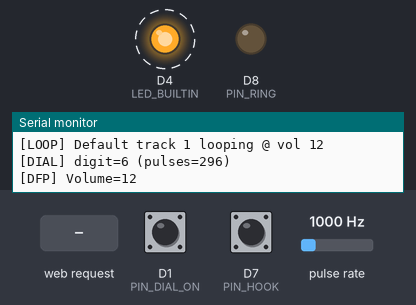
Simulated run of this sketch. Board: ESP8266 (NodeMCU). Shown: output pins drawn as LEDs (lit = HIGH, except the on-board LED, lit = LOW), the last lines printed to the serial monitor. Wiring (inferred from the names in the program): pulse sensor: data D2. Dashed ring = blinking. Inputs (shaded band) come from the test bench; at power-on: D1 (PIN_DIAL_ON) HIGH, D7 (PIN_HOOK) HIGH, pulse rate 1000 Hz. WiFi joins after 1.5 s; servers stay silent unless stated; the audio player accepts every command and is not drawn.

Above: at 3.09 s.
3.4 s: HTTP request GET /ring received
At 4.17 s:
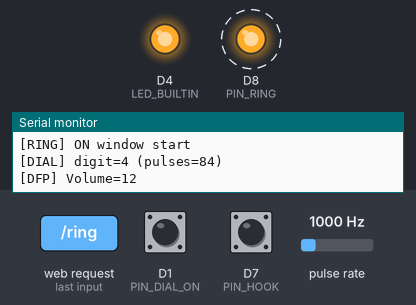
At 4.89 s:
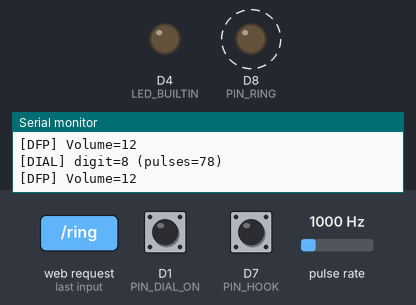
6.4 s: HTTP request GET /stopring received
9.4 s: HTTP request GET /led/off received
At 9.9 s:
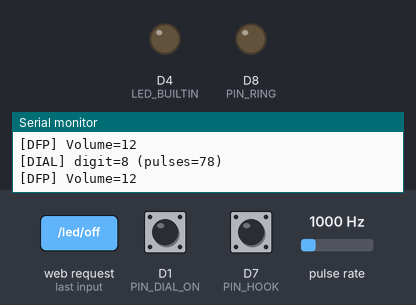
Timing chart, 0 to 12.4 s (numbered marks = the images above; inputs shaded):
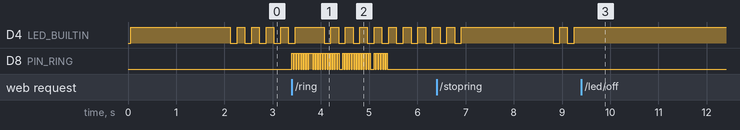

The sketch:

Prop_Phone.ino
```cpp
#include <Arduino.h>
#include <ESP8266WiFi.h>
#include <ESP8266WebServer.h>
#include <SoftwareSerial.h>
#include "DFRobotDFPlayerMini.h"

// ================== RING OUTPUT MODE ==================
// 0 = piezo/buzzer on D8 (tone() two-tone)           -> low power test
// 1 = low-voltage transistor on D8 (PWM on/off)      -> e.g., 12 V coil
// 2 = RELAY module on D8, switches 12–50 V ringer    -> safest for 50 V
#define RING_MODE_PIEZO         0
#define RING_MODE_TRANSISTOR    1
#define RING_MODE_RELAY_HV      2
#define RING_MODE               RING_MODE_RELAY_HV   // <<< pick one

// For piezo mode: true for passive piezo disc on D8 (tone), false for active buzzer
const bool USE_PASSIVE_PIEZO = true; // ignored in transistor/relay modes

// ===== Wi-Fi =====
const char* SSID = "NETGEAR";
const char* PASS = "pass";

// ===== Pins =====
const int PIN_HOOK  = D7;  // Hook switch -> GND (INPUT_PULLUP)
const int PIN_RING  = D8;  // Ring output (piezo OR transistor base via 1k OR relay IN)
const int PIN_DF_RX = D5;  // ESP TX -> DF RX
const int PIN_DF_TX = D6;  // DF TX -> ESP RX (optional)

// Rotary dial (pulse pair & optional off-normal)
const int PIN_DIAL_PULSE = D2; // dial pulse contact (other side to GND)
const int PIN_DIAL_ON    = D1; // optional off-normal (other side to GND)

// ===== LED =====
#ifndef LED_BUILTIN
#define LED_BUILTIN 2
#endif
inline void ledOn()   { digitalWrite(LED_BUILTIN, LOW); }
inline void ledOff()  { digitalWrite(LED_BUILTIN, HIGH); }
inline bool ledIsOn() { return digitalRead(LED_BUILTIN) == LOW; }

// ===== DFPlayer =====
SoftwareSerial mp3Serial(PIN_DF_TX, PIN_DF_RX);
DFRobotDFPlayerMini dfp;

// ===== Web =====
ESP8266WebServer server(80);

// ===== State =====
bool ringing     = false;
bool offHook     = false;
int  queuedTrack = 1;
int  currentVol  = 24;
bool defaultLoop = true;   // loop track 1 @ vol 12 when off-hook if user didn't choose a track
int  totalTracks = 0;      // dynamic track count

// ===== Ring cadence =====
const unsigned long CADENCE_ON  = 2000; // 2 s
const unsigned long CADENCE_OFF = 4000; // 4 s
unsigned long ringPhaseStart = 0;
bool ringOnWindow = false;

// ===== Ring vars =====
const unsigned long TRILL_MS = 50;
unsigned long lastTrill = 0;
bool use440 = true;

uint16_t ringHz   = 20;   // adjustable via slider (5..40)
uint8_t  ringDuty = 55;   // fixed duty for PWM on D8
unsigned long cycleStart = 0;

// ===== Rotary dial state =====
volatile uint32_t dialLastEdgeMs = 0;
volatile uint16_t dialPulseCount = 0;
volatile bool dialTick = false;     // ISR sets when a pulse edge counted
volatile bool dialActive = false;   // optional off-normal
uint32_t lastPulseSeenMs = 0;
uint8_t  lastDigit = 0;
String   dialBuffer = "";           // digits since last clear

const uint16_t DIAL_DEBOUNCE_MS   = 4;    // ignore edges faster than this
const uint16_t DIAL_INTERDIGIT_MS = 200;  // gap that marks digit end

// ====== IP LED announcer (blink last octet) ======
bool ipAnnounce = false;     // true after WiFi connect; disabled when user touches LED controls
uint8_t ipDigits[3];         // up to 3 digits
uint8_t ipDigitsLen = 0;
uint8_t ipDigitIndex = 0;    // which digit we are on
uint8_t ipBlinkCount = 0;    // how many blinks completed in current digit
bool    ipBlinkOn = false;   // LED on/off state within a blink
uint8_t ipPhase = 0;         // 0=blinking digit, 1=digit gap, 2=cycle gap
unsigned long ipTimer = 0;

const unsigned long IP_BLINK_ON_MS     = 140;  // on time for each blink
const unsigned long IP_BLINK_OFF_MS    = 160;  // off time between blinks
const unsigned long IP_DIGIT_GAP_MS    = 600;  // gap between digits
const unsigned long IP_CYCLE_GAP_MS    = 1300; // gap between full repeats

void setIpDigitsFromIP(IPAddress ip) {
  uint8_t last = ip[3];
  String s = String(last);
  ipDigitsLen = s.length();
  if (last == 0) {
    ipDigits[0] = 10; // represent zero as 10 blinks
    ipDigitsLen = 1;
  } else {
    for (uint8_t i=0; i<ipDigitsLen; i++) {
      uint8_t d = s.charAt(i) - '0';
      ipDigits[i] = (d == 0) ? 10 : d;
    }
  }
  ipDigitIndex = 0;
  ipBlinkCount = 0;
  ipBlinkOn = false;
  ipPhase = 0;
  ipTimer = millis();
}

void ipAnnounceLogic() {
  if (!ipAnnounce) return;
  unsigned long now = millis();
  switch (ipPhase) {
    case 0: {
      uint8_t targetBlinks = ipDigits[ipDigitIndex];
      if (!ipBlinkOn) {
        if (now - ipTimer >= IP_BLINK_OFF_MS || ipBlinkCount == 0) {
          ledOn();
          ipBlinkOn = true; ipTimer = now;
        }
      } else {
        if (now - ipTimer >= IP_BLINK_ON_MS) {
          ledOff();
          ipBlinkOn = false; ipTimer = now; ipBlinkCount++;
          if (ipBlinkCount >= targetBlinks) { ipPhase = 1; ipBlinkCount = 0; }
        }
      }
    } break;
    case 1: {
      if (now - ipTimer >= IP_DIGIT_GAP_MS) {
        ipTimer = now; ipDigitIndex++;
        ipPhase = (ipDigitIndex >= ipDigitsLen) ? 2 : 0;
        if (ipPhase == 2) ipDigitIndex = 0;
      }
    } break;
    case 2: {
      if (now - ipTimer >= IP_CYCLE_GAP_MS) { ipTimer = now; ipPhase = 0; }
    } break;
  }
}

// ===== Helpers =====
void dfSetVolume(int v) {
  v = constrain(v, 0, 30);
  currentVol = v;
  dfp.volume(v);
  Serial.print(F("[DFP] Volume=")); Serial.println(currentVol);
}

// Smart play policy for requested track:
// 1..3 => loop; 4..5 => play once; >5 => play once.
void playTrackSmart(int n) {
  n = max(1, n);
  dfSetVolume(currentVol);
  if (n >= 1 && n <= 3) {
    dfp.loop(n);
    Serial.print(F("[DFP] loop track ")); Serial.println(n);
  } else {
    dfp.play(n);
    Serial.print(F("[DFP] play track ")); Serial.println(n);
  }
  queuedTrack = n;
  defaultLoop = false;
}

void piezoOn(unsigned freqHz = 1000) {
#if (RING_MODE == RING_MODE_PIEZO)
  if (USE_PASSIVE_PIEZO) tone(PIN_RING, freqHz);
  else                   digitalWrite(PIN_RING, HIGH);
#endif
}
void piezoOff() {
#if (RING_MODE == RING_MODE_PIEZO)
  if (USE_PASSIVE_PIEZO) noTone(PIN_RING);
  else                   digitalWrite(PIN_RING, LOW);
#endif
}

// ===== Track count =====
int refreshTrackCount() {
  delay(50);
  int16_t c = dfp.readFileCounts();   // total files in root
  if (c < 0) { delay(120); c = dfp.readFileCounts(); }
  if (c < 0) c = 0;
  totalTracks = c;
  Serial.print(F("[DFP] Total tracks: ")); Serial.println(totalTracks);
  return totalTracks;
}

// ===== Rotary dial ISRs =====
ICACHE_RAM_ATTR void dialPulseISR() {
  uint32_t now = millis();
  if (now - dialLastEdgeMs < DIAL_DEBOUNCE_MS) return; // debounce
  dialLastEdgeMs = now;
  if (digitalRead(PIN_DIAL_PULSE) == LOW) {
    dialPulseCount++;
    dialTick = true;
  }
}
ICACHE_RAM_ATTR void dialOnISR() {
  dialActive = (digitalRead(PIN_DIAL_ON) == LOW);
}

// ===== Ring driver =====
void ringLogic() {
  unsigned long now = millis();

  if (!ringing) {
#if (RING_MODE == RING_MODE_PIEZO)
    piezoOff();
#else
    digitalWrite(PIN_RING, LOW); // transistor off or relay released
#endif
    ringOnWindow = false;
    ringPhaseStart = 0;
    return;
  }

  if (ringPhaseStart == 0) {
    ringPhaseStart = now;
    ringOnWindow   = true;
#if (RING_MODE == RING_MODE_PIEZO)
    use440 = true;
    if (USE_PASSIVE_PIEZO) tone(PIN_RING, 440); else digitalWrite(PIN_RING, HIGH);
    lastTrill = now;
#else
    cycleStart = now;
#endif
    Serial.println(F("[RING] ON window start"));
  }

  if (ringOnWindow) {
#if (RING_MODE == RING_MODE_PIEZO)
    if (USE_PASSIVE_PIEZO && (now - lastTrill >= TRILL_MS)) {
      use440 = !use440;
      tone(PIN_RING, use440 ? 440 : 480);
      lastTrill = now;
    }
#else
    // PWM-ish on/off on D8 (for transistor or relay input). Relay will "buzz" at low Hz;
    // typical relay modules click fine at ~20 Hz. If you prefer no buzz, set ringHz=1..2.
    uint16_t hz = constrain(ringHz, 1, 40);
    uint8_t  du = constrain(ringDuty, 5, 95);
    unsigned long period = max(5UL, 1000UL / hz);
    unsigned long onMs   = (period * du) / 100;
    unsigned long t      = now - cycleStart;
    digitalWrite(PIN_RING, (t < onMs) ? HIGH : LOW);
    if (t >= period) {
      cycleStart += period;
      if (now - cycleStart > period * 2) cycleStart = now;
    }
#endif
    if (now - ringPhaseStart >= CADENCE_ON) {
#if (RING_MODE == RING_MODE_PIEZO)
      piezoOff();
#else
      digitalWrite(PIN_RING, LOW);
#endif
      ringOnWindow = false;
      ringPhaseStart = now;
      Serial.println(F("[RING] OFF window"));
    }
  } else {
    if (now - ringPhaseStart >= CADENCE_OFF) {
      ringPhaseStart = now;
      ringOnWindow   = true;
#if (RING_MODE == RING_MODE_PIEZO)
      use440 = true;
      if (USE_PASSIVE_PIEZO) tone(PIN_RING, 440); else digitalWrite(PIN_RING, HIGH);
      lastTrill = now;
#else
      cycleStart = now;
#endif
      Serial.println(F("[RING] ON window start"));
    }
  }
}

// ====== MOBILE-FRIENDLY PAGE ======
const char PAGE[] PROGMEM = R"HTML(
<!doctype html>
<html>
<meta name="viewport" content="width=device-width,initial-scale=1,viewport-fit=cover">
<title>Old Phone Prop</title>
<style>
  :root{--bg:#fff;--fg:#111;--muted:#666;--card:#f6f6f7;--line:#e3e3e7;--acc:#2b7bff;}
  @media (prefers-color-scheme: dark){
    :root{--bg:#0c0d10;--fg:#f3f5f7;--muted:#9aa3ad;--card:#14161b;--line:#262a33;--acc:#4c8dff;}
  }
  *{box-sizing:border-box}
  body{margin:0;background:var(--bg);color:var(--fg);font:16px/1.45 system-ui,Segoe UI,Inter,Roboto,sans-serif;padding:16px}
  header{position:sticky;top:0;background:var(--bg);padding:10px 4px 8px;z-index:5;border-bottom:1px solid var(--line);margin:-16px -16px 16px}
  h1{font-size:20px;margin:0 12px}
  .row{display:flex;align-items:center;gap:8px;padding:0 12px}
  .badge{font-size:12px;padding:2px 8px;border:1px solid var(--line);border-radius:999px;color:var(--muted)}
  .grid{display:grid;gap:12px}
  @media(min-width:640px){ .grid{grid-template-columns:repeat(2,1fr)} }
  @media(min-width:960px){ .grid{grid-template-columns:repeat(3,1fr)} }
  .card{background:var(--card);border:1px solid var(--line);border-radius:14px;padding:14px}
  .title{font-size:16px;font-weight:600;margin:0 0 10px}
  .btnbar{display:flex;flex-wrap:wrap;gap:8px}
  button{appearance:none;border:1px solid var(--line);background:#fff0;border-radius:12px;padding:10px 14px;color:var(--fg);font-weight:600;min-width:120px}
  button:hover{border-color:var(--acc)}
  .primary{background:var(--acc);color:#fff;border-color:var(--acc)}
  .danger{border-color:#ff5a52;color:#ff5a52}
  .ok{border-color:#28a745;color:#28a745}
  label{display:block;font-size:13px;color:var(--muted);margin-bottom:6px}
  input[type=range]{width:100%}
  .pill{display:inline-block;padding:2px 8px;border-radius:999px;border:1px solid var(--line);font-size:12px}
  .muted{color:var(--muted)}
  .sp{height:6px}
  .hint{font-size:12px;color:var(--muted)}
</style>

<header class="row">
  <h1>Old Phone Prop</h1>
  <span class="badge" id="ip">IP: …</span>
  <span class="badge" id="mode">Mode: …</span>
</header>

<div class="grid">
  <section class="card">
    <p class="title">Status</p>
    <div><b>Hook:</b> <span id="hook" class="pill">—</span></div>
    <div><b>Ringing:</b> <span id="ringing" class="pill">—</span></div>
    <div><b>LED:</b> <span id="led" class="pill">—</span></div>
    <div><b>Tracks:</b> <span id="trackcount" class="pill">—</span></div>
    <div><b>Last digit:</b> <span id="lastd" class="pill">—</span></div>
    <div><b>Buffer:</b> <span id="buf" class="pill">—</span></div>
    <div class="btnbar" style="margin-top:8px">
      <button onclick="api('/cleardial')">Clear Buffer</button>
    </div>
  </section>

  <section class="card">
    <p class="title">Phone Control</p>
    <div class="btnbar">
      <button class="primary" onclick="api('/ring')">Ring</button>
      <button onclick="api('/stopring')">Stop Ring</button>
      <button onclick="api('/beep')">Beep</button>
      <button class="danger" onclick="api('/stopplay')">Stop Playing</button>
      <button onclick="rescan()" title="Re-read SD card">Rescan SD</button>
    </div>
    <div class="sp"></div>
    <label>Ring frequency (Hz) <span class="muted" id="hzv"></span></label>
    <input id="hz" type="range" min="1" max="40" value="20" oninput="hzv.textContent=this.value" onchange="api('/sethz?hz='+this.value)">
  </section>

  <section class="card">
    <p class="title">Volume</p>
    <label>DFPlayer volume (0–30): <span id="volv" class="muted"></span></label>
    <input id="vol" type="range" min="0" max="30" value="24" oninput="volv.textContent=this.value" onchange="api('/volume?level='+this.value)">
    <div class="btnbar" style="margin-top:8px">
      <button onclick="setVol(8)">Quiet (8)</button>
      <button onclick="setVol(12)">Default loop (12)</button>
      <button onclick="setVol(20)">Loud (20)</button>
      <button onclick="setVol(28)">Max-ish (28)</button>
    </div>
  </section>

  <section class="card">
    <p class="title">LED</p>
    <div class="btnbar">
      <button class="ok" onclick="api('/led/on')">ON</button>
      <button class="danger" onclick="api('/led/off')">OFF</button>
      <button onclick="api('/led/toggle')">TOGGLE</button>
    </div>
    <p class="hint" style="margin-top:8px">At boot the LED blinks your IP’s last octet. Any LED action here disables that announcer.</p>
  </section>

  <section class="card" style="grid-column:1/-1">
    <p class="title">Tracks</p>
    <div class="btnbar" id="named">
      <button onclick="api('/play?id=1')">Dial (loop)</button>
      <button onclick="api('/play?id=2')">Calling (loop)</button>
      <button onclick="api('/play?id=3')">End Call (loop)</button>
      <button onclick="api('/play?id=4')">Voicemail (once)</button>
      <button onclick="api('/play?id=5')">Number doesn’t exist (once)</button>
    </div>
    <p class="hint">Buttons above assume SD tracks 1..5 map to these sounds.</p>
    <div class="btnbar" id="tracks"><span class="muted">Loading others…</span></div>
  </section>
</div>

<script>
  const $ = s=>document.querySelector(s);
  const ip=$('#ip'), mode=$('#mode'), hook=$('#hook'), ring=$('#ringing'), led=$('#led'), tc=$('#trackcount');
  const hz=$('#hz'), hzv=$('#hzv'), vol=$('#vol'), volv=$('#volv'), tracks=$('#tracks');
  const lastd=$('#lastd'), buf=$('#buf');

  async function api(path){ try{ await fetch(path); }catch(e){} setTimeout(refresh,120); }
  function setVol(v){ vol.value=v; volv.textContent=v; api('/volume?level='+v); }
  async function rescan(){ await api('/rescan'); await buildTracks(); }

  async function buildTracks(){
    try{
      const r = await fetch('/trackcount'); const n = parseInt(await r.text())||0;
      tc.textContent = n;
      if (n <= 5){ tracks.innerHTML = '<span class="muted">No extra tracks.</span>'; return; }
      let h = '';
      for (let i=6;i<=n;i++){ h += `<button onclick="api('/play?id=${i}')">Track ${i}</button>`; }
      tracks.innerHTML = h;
    }catch(e){
      tracks.innerHTML = '<span class="muted">Error loading tracks.</span>';
    }
  }

  async function refresh(){
    try{
      const r = await fetch('/state'); const s = await r.json();
      ip.textContent   = 'IP: ' + s.ip;
      mode.textContent = 'Mode: ' + s.mode;
      hook.textContent = s.hook ? 'OFF-HOOK' : 'ON-HOOK';
      ring.textContent = s.ringing ? 'YES' : 'NO';
      led.textContent  = s.led ? 'ON' : 'OFF';
      tc.textContent   = s.totalTracks;
      hz.value = s.ringHz; hzv.textContent = s.ringHz;
      vol.value = s.currentVol; volv.textContent = s.currentVol;
      lastd.textContent = (s.lastDigit !== undefined) ? s.lastDigit : '—';
      buf.textContent   = (s.dialBuffer !== undefined) ? s.dialBuffer : '—';
    }catch(e){}
  }

  buildTracks();
  refresh();
  setInterval(refresh, 1000);
</script>
</html>
)HTML";

// ===== JSON /state =====
String jsonState() {
  String mode =
#if (RING_MODE == RING_MODE_PIEZO)
    (USE_PASSIVE_PIEZO ? "Piezo (two-tone)" : "Active buzzer");
#elif (RING_MODE == RING_MODE_TRANSISTOR)
    "Transistor (low voltage)";
#else
    "Relay HV (12–50 V)";
#endif

  String s = "{";
  s += "\"ip\":\"" + WiFi.localIP().toString() + "\",";
  s += "\"hook\":" + String(offHook ? "true":"false") + ",";
  s += "\"ringing\":" + String(ringing ? "true":"false") + ",";
  s += "\"led\":" + String(ledIsOn() ? "true":"false") + ",";
  s += "\"ringHz\":" + String(ringHz) + ",";
  s += "\"currentVol\":" + String(currentVol) + ",";
  s += "\"totalTracks\":" + String(totalTracks) + ",";
  s += "\"defaultLoop\":" + String(defaultLoop ? "true":"false") + ",";
  s += "\"lastDigit\":" + String(lastDigit) + ",";
  s += "\"dialBuffer\":\"" + dialBuffer + "\",";
  s += "\"mode\":\"" + mode + "\"";
  s += "}";
  return s;
}

// ===== HTTP handlers =====
void hRoot()      { server.send_P(200,"text/html", PAGE); }
void hState()     { server.send(200,"application/json", jsonState()); }
void hRing()      { ringing = true;  server.send(200,"text/plain","Ringing"); }
void hStopRing()  { ringing = false;
#if (RING_MODE == RING_MODE_PIEZO)
  piezoOff();
#else
  digitalWrite(PIN_RING, LOW);
#endif
  server.send(200,"text/plain","Stopped ring");
}
void hBeep() {
#if (RING_MODE == RING_MODE_PIEZO)
  if (USE_PASSIVE_PIEZO) { tone(PIN_RING, 1200, 400); }
  else { digitalWrite(PIN_RING, HIGH); delay(400); digitalWrite(PIN_RING, LOW); }
#else
  // 300 ms quick buzz/click
  unsigned long t0 = millis();
  while (millis() - t0 < 300) { digitalWrite(PIN_RING, HIGH); delay(12); digitalWrite(PIN_RING, LOW); delay(13); }
#endif
  server.send(200,"text/plain","Beep");
}
void hPlay() {
  int n = server.hasArg("id") ? server.arg("id").toInt() : 1;
  n = max(1, n);
  if (offHook) playTrackSmart(n);
  else { queuedTrack = n; defaultLoop = false; }
  server.send(200,"text/plain", String("Play ")+n);
}
void hStopPlay()  { dfp.stop(); server.send(200,"text/plain","Stopped"); }
void hVolume()    { int v = server.hasArg("level") ? server.arg("level").toInt() : currentVol; dfSetVolume(v); server.send(200,"text/plain", String("Volume=")+currentVol); }

// LED actions: disable announcer when user touches LED
void hLedOn()     { ipAnnounce=false; ledOn();  server.send(200,"text/plain","ON");  }
void hLedOff()    { ipAnnounce=false; ledOff(); server.send(200,"text/plain","OFF"); }
void hLedToggle() { ipAnnounce=false; ledIsOn()?ledOff():ledOn(); server.send(200,"text/plain", ledIsOn()?"ON":"OFF"); }

void hSetHz()     { if (server.hasArg("hz")) { ringHz = constrain(server.arg("hz").toInt(),1,40); } server.send(200,"text/plain", String("Hz=")+ringHz); }
void hTrackCount(){ server.send(200, "text/plain", String(totalTracks)); }
void hRescan()    { int c = refreshTrackCount(); server.send(200, "text/plain", String(c)); }
void hClearDial() { dialBuffer = ""; lastDigit = 0; server.send(200,"text/plain","cleared"); }

// ===== DF setup =====
void setupDF() {
  mp3Serial.begin(9600);
  if (!dfp.begin(mp3Serial)) {
    Serial.println(F("[DFP] Not found. Check wiring/SD."));
    totalTracks = 0;
    return;
  }
  dfSetVolume(currentVol);
  totalTracks = refreshTrackCount();
}

// ===== Setup =====
void setup() {
  Serial.begin(115200);
  delay(60);
  pinMode(LED_BUILTIN, OUTPUT); ledOff();
  pinMode(PIN_HOOK, INPUT_PULLUP);
  pinMode(PIN_RING, OUTPUT);
#if (RING_MODE == RING_MODE_PIEZO)
  piezoOff();
#else
  digitalWrite(PIN_RING, LOW);
#endif

  // Rotary dial inputs
  pinMode(PIN_DIAL_PULSE, INPUT_PULLUP);
  attachInterrupt(digitalPinToInterrupt(PIN_DIAL_PULSE), dialPulseISR, CHANGE);
  pinMode(PIN_DIAL_ON, INPUT_PULLUP);
  attachInterrupt(digitalPinToInterrupt(PIN_DIAL_ON), dialOnISR, CHANGE);

  WiFi.mode(WIFI_STA);
  WiFi.begin(SSID, PASS);
  Serial.print(F("[WiFi] Connecting"));
  while (WiFi.status()!=WL_CONNECTED) { delay(300); Serial.print("."); }
  Serial.println(); Serial.print(F("[WiFi] IP: ")); Serial.println(WiFi.localIP());

  // Start IP announcer (blink last octet) until user uses LED controls
  setIpDigitsFromIP(WiFi.localIP()); ipAnnounce = true;

  setupDF();

  server.on("/",            hRoot);
  server.on("/state",       hState);
  server.on("/ring",        hRing);
  server.on("/stopring",    hStopRing);
  server.on("/beep",        hBeep);
  server.on("/play",        hPlay);
  server.on("/stopplay",    hStopPlay);
  server.on("/volume",      hVolume);
  server.on("/led/on",      hLedOn);
  server.on("/led/off",     hLedOff);
  server.on("/led/toggle",  hLedToggle);
  server.on("/sethz",       hSetHz);
  server.on("/trackcount",  hTrackCount);
  server.on("/rescan",      hRescan);
  server.on("/cleardial",   hClearDial);

  server.begin();
  Serial.println(F("[HTTP] Server started"));
}

// ===== Loop =====
void loop() {
  server.handleClient();
  ringLogic();
  ipAnnounceLogic(); // non-blocking LED IP blink

  // Rotary dial decoding
  if (dialTick) { dialTick = false; lastPulseSeenMs = millis(); }
  if (dialPulseCount > 0 && (millis() - lastPulseSeenMs) > DIAL_INTERDIGIT_MS) {
    uint8_t d = dialPulseCount % 10;           // 10 pulses -> 0
    uint8_t userDigit = (d == 0) ? 0 : d;      // user-facing 0..9
    lastDigit = userDigit;
    dialBuffer += String(userDigit);
    Serial.print(F("[DIAL] digit=")); Serial.print(userDigit);
    Serial.print(F(" (pulses=")); Serial.print(dialPulseCount); Serial.println(")");

    if (offHook) {
      // Default dial behavior: 0 -> track 10, 1..9 -> those tracks
      int t = (userDigit == 0) ? 10 : userDigit;
      dfSetVolume(currentVol);
      dfp.play(t);
      defaultLoop = false;
      queuedTrack = t;
    }
    dialPulseCount = 0;
  }

  // Hook detect
  bool nowOffHook = (digitalRead(PIN_HOOK) == HIGH);
  static bool lastOffHook = false;
  if (nowOffHook != lastOffHook) {
    lastOffHook = nowOffHook;
    offHook = nowOffHook;
    if (offHook) {
      ringing = false;
#if (RING_MODE == RING_MODE_PIEZO)
      piezoOff();
#else
      digitalWrite(PIN_RING, LOW);
#endif
      if (defaultLoop) {
        queuedTrack = 1;
        dfSetVolume(12);
        dfp.loop(1); // Dial (loop)
        Serial.println(F("[LOOP] Default track 1 looping @ vol 12"));
      } else {
        if (queuedTrack >= 1 && queuedTrack <= 5) playTrackSmart(queuedTrack);
        else { dfSetVolume(currentVol); dfp.play(queuedTrack); }
      }
    } else {
      dfp.stop();
      defaultLoop = true; // reset default mode
    }
  }
}
```

Measured:
- after the input at 3.4 s, D8 (PIN_RING): alternates HIGH for 0.03 s and LOW for 0.02 s, 74 changes in all, then stays LOW, starting at once
- after the input at 9.4 s, D4 (LED_BUILTIN): stops changing and stays HIGH
